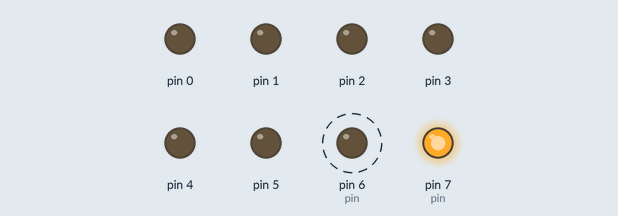
Bench run of a sketch on a simulated Arduino Uno, built with avr-gcc and run on an emulated ATmega328P. Shown: output pins drawn as LEDs (lit = HIGH). Dashed ring = blinking.

Above: at 0.45 s.
At 5.55 s:
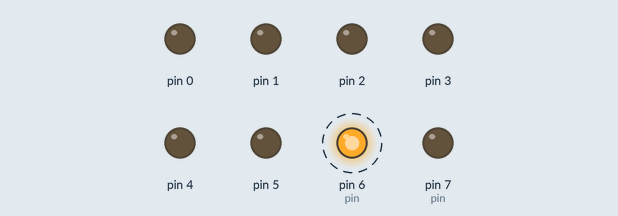
Timing chart, 0 to 6.9 s (numbered marks = the images above):
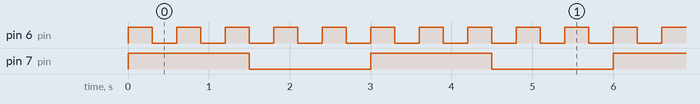

The sketch:

A7_estudio_teorico_POO.ino
```cpp
// POO objetos
// Ejemplo con 4 leds en los pines 4,5,6 y 7
// Lo primero que hago es definir una clase
class LEDS
{
   private: // atributos internos de la clase
     boolean estado;
     void aplicarEstado(){ // método privado
      digitalWrite(pin,estado);
     }

   public:
     int pin; // atributo externo de clase, accesible desde el programa principal
     LEDS(){ // constructor. Método que se llama IGUAL que la clase y se ejecuta
     // al instanciar un objeto.
         estado=LOW;
         pin=6; // al inicio tiene el 6
     }
     void apagar(){
        estado = LOW;
        aplicarEstado(); // método de apagado
     }
     void encender(){
        estado = HIGH;
        aplicarEstado(); // método de encendido
     }
     void parpadear(int frecuencia){
       if ((millis()/frecuencia)%2==0) {encender();}
       if ((millis()/frecuencia)%2==1) {apagar();}
     }
};

LEDS l1,l2; // ambos se instancias apagados en pin 6

// *****
// SETUP
// *****
void setup() {
  DDRD=B11111111;
  l2.pin=7; // A uno tengo que cambiar a pin 7.
}


// *****
// LOOP
// *****
void loop() {
  l1.parpadear(300);
  l2.parpadear(1500);
}
```

Measured:
- by itself, pin 6 (pin): alternates HIGH for 0.30 s and LOW for 0.30 s
- by itself, pin 7 (pin): alternates HIGH for 1.5 s and LOW for 1.5 s
- by itself, everything shown: repeats every 3.0 s, in 10 steps
